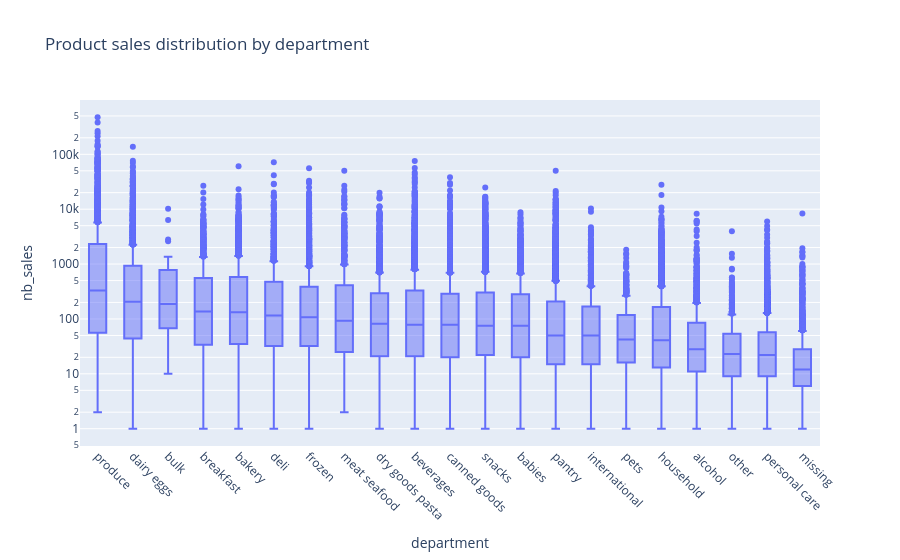

The notebook cell this image was saved under:
### Markdown cell above
The department 'produce' (fruits and vegetables) represent the highest number of sales (29% of the total) 

The second one is 'dairy eggs' (milk, cheese, ...) with more than 16%. 

We also see that the deppartments with the highest number of sales are not the ones with the higher number of products.

### Code cell
# Let's visualize the distribution of product sales per department
fig=plot_sales_by_department_boxplot(products_enriched)
fig

### Figure 1 — Plotly figure (JSON) as saved in the notebook; plotly's stock layout.template omitted (floating-point values rounded to 4 significant figures; data arrays with more than 128 entries replaced by an {"elided": "..."} marker saying what was removed)
{"data": [{"alignmentgroup": "True", "hovertemplate": "department=%{x}<br>nb_sales=%{y}<extra></extra>", "legendgroup": "", "marker": {"color": "#636efa"}, "name": "", "notched": false, "offsetgroup": "", "orientation": "v", "showlegend": false, "type": "box", "x": {"elided": "49677 str values"}, "x0": " ", "xaxis": "x", "y": {"elided": "49677 int values"}, "y0": " ", "yaxis": "y"}], "layout": {"boxmode": "group", "legend": {"tracegroupgap": 0}, "title": {"text": "Product sales distribution by department"}, "xaxis": {"anchor": "y", "categoryarray": ["produce", "dairy eggs", "bulk", "breakfast", "bakery", "deli", "frozen", "meat seafood", "dry goods pasta", "beverages", "canned goods", "snacks", "babies", "pantry", "international", "pets", "household", "alcohol", "other", "personal care", "missing"], "categoryorder": "array", "domain": [0, 1], "tickangle": 45, "title": {"text": "department"}}, "yaxis": {"anchor": "x", "domain": [0, 1], "title": {"text": "nb_sales"}, "type": "log"}}}
